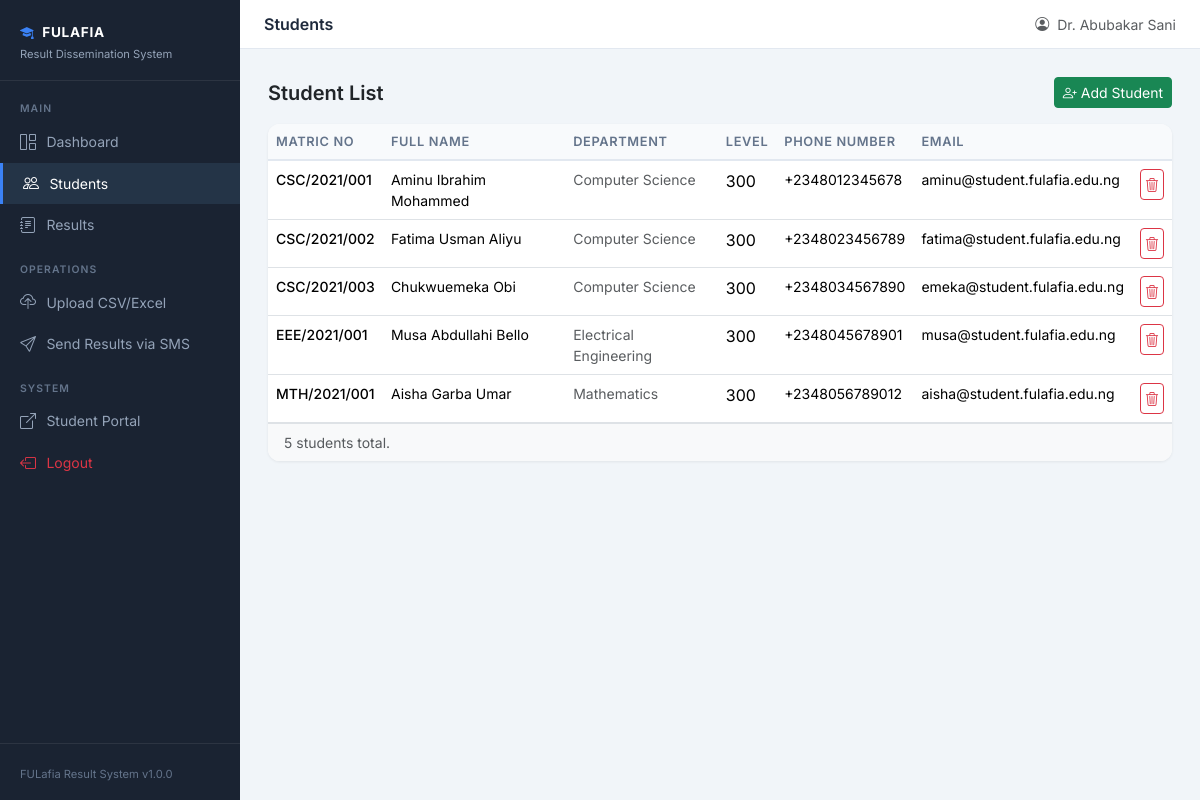
Screenshot of /admin/students.php (signed in) with the database file from the repository.
### tables this page shows
CREATE TABLE IF NOT EXISTS `students` (
    `id`           INT UNSIGNED  NOT NULL AUTO_INCREMENT,
    `matric_no`    VARCHAR(20)   NOT NULL UNIQUE COMMENT 'Matriculation number, e.g. CSC/2021/001',
    `full_name`    VARCHAR(150)  NOT NULL,
    `phone_number` VARCHAR(20)   NOT NULL COMMENT 'E.164 format, e.g. +2348012345678',
    `department`   VARCHAR(100)  NOT NULL,
    `level`        SMALLINT      NOT NULL DEFAULT 100 COMMENT '100, 200, 300, 400, 500',
    `email`        VARCHAR(150)          DEFAULT NULL,
    `created_at`   DATETIME      NOT NULL DEFAULT CURRENT_TIMESTAMP,
    PRIMARY KEY (`id`),
    INDEX `idx_matric_no` (`matric_no`)
);

### includes/functions.php (called while the page is built, shortened)
<?php
function url(string $path = ''): string
{
    $base = BASE_URL;
    $path = ltrim($path, '/');
    if ($base === '') {
        return '/' . $path;
    }
    return $path === '' ? $base . '/' : $base . '/' . $path;
}
function e(string $value): string
{
    return htmlspecialchars($value, ENT_QUOTES | ENT_SUBSTITUTE, 'UTF-8');
}

### admin/students.php (the view, shortened to what this page needs)
<?php
$db        = getDB();
$sql = 'SELECT * FROM students ORDER BY matric_no ASC';
$stmt = $db->prepare($sql);
$stmt->execute();
$students = $stmt->fetchAll();
require_once dirname(__DIR__) . '/includes/header.php';
?>
<div class="d-flex justify-content-between align-items-center mb-3">
    <h5 class="fw-semibold mb-0">Student List</h5>
    <button type="button" class="btn btn-sm btn-success" data-bs-toggle="modal" data-bs-target="#addStudentModal">
        <i class="bi bi-person-plus me-1"></i>Add Student
    </button>
</div>
<div class="table-wrapper">
    <div class="table-responsive">
        <table class="table mb-0">
            <thead>
                <tr>
                    <th>Matric No</th>
                    <th>Full Name</th>
                    <th>Department</th>
                    <th>Level</th>
                    <th>Phone Number</th>
                    <th>Email</th>
                    <th></th>
                </tr>
            </thead>
            <tbody>
                <?php if (empty($students)): ?>
                <tr><td colspan="7" class="text-center text-muted py-4">No students found.</td></tr>
                <?php else: ?>
                <?php foreach ($students as $s): ?>
                <tr>
                    <td><div class="fw-medium small"><?= e($s['matric_no']) ?></div></td>
                    <td><div class="small"><?= e($s['full_name']) ?></div></td>
                    <td class="small text-muted"><?= e($s['department']) ?></td>
                    <td><?= (int)$s['level'] ?></td>
                    <td class="small"><?= e($s['phone_number']) ?></td>
                    <td class="small"><?= e($s['email'] ?: '-') ?></td>
                    <td>
                        <form method="POST" action="<?= e(url('admin/students.php')) ?>" style="display:inline"
                              onsubmit="return confirm('Delete this student and all their associated results/SMS logs? This cannot be undone.')">
                            <button type="submit" class="btn btn-sm btn-outline-danger p-1">
                                <i class="bi bi-trash3"></i>
                            </button>
                        </form>
                    </td>
                </tr>
                <?php endforeach; ?>
                <?php endif; ?>
            </tbody>
        </table>
    </div>
    <div class="px-3 py-2 bg-light border-top text-muted small">
        <?= count($students) ?> student<?= count($students) !== 1 ? 's' : '' ?> total.
    </div>
</div>
<?php require_once dirname(__DIR__) . '/includes/footer.php'; ?>

### includes/header.php (style rules this page uses)
:root { --sidebar-width: 240px; --sidebar-bg: #1a2332; --sidebar-hover: #243447; --accent: #3b82f6; --accent-light: #eff6ff; }
body { font-family: 'Inter', sans-serif; background: #f1f5f9; min-height: 100vh; }
.table-wrapper { background: #fff; border-radius: 12px; overflow: hidden; box-shadow: 0 1px 3px rgba(0,0,0,.07); }
.table thead th { background: #f8fafc; border-bottom: 2px solid #e2e8f0; font-size: .8rem; font-weight: 600; text-transform: uppercase; letter-spacing: .05em; color: #64748b; }

### rows the page displays
students: matric_no "CSC/2021/001", full_name "Aminu Ibrahim Mohammed", department "Computer Science", level "300", phone_number "+2348012345678", email "aminu@student.fulafia.edu.ng"
students: matric_no "CSC/2021/002", full_name "Fatima Usman Aliyu", department "Computer Science", level "300", phone_number "+2348023456789", email "fatima@student.fulafia.edu.ng"
students: matric_no "CSC/2021/003", full_name "Chukwuemeka Obi", department "Computer Science", level "300", phone_number "+2348034567890", email "emeka@student.fulafia.edu.ng"
students: matric_no "EEE/2021/001", full_name "Musa Abdullahi Bello", department "Electrical Engineering", level "300", phone_number "+2348045678901", email "musa@student.fulafia.edu.ng"
students: matric_no "MTH/2021/001", full_name "Aisha Garba Umar", department "Mathematics", level "300", phone_number "+2348056789012", email "aisha@student.fulafia.edu.ng"

### other values shown
APP_NAME "FULafia Result System"
APP_VERSION "1.0.0"
$pageTitle "Students"
$_SESSION['admin_name'] "Dr. Abubakar Sani"
count($students) "5"
